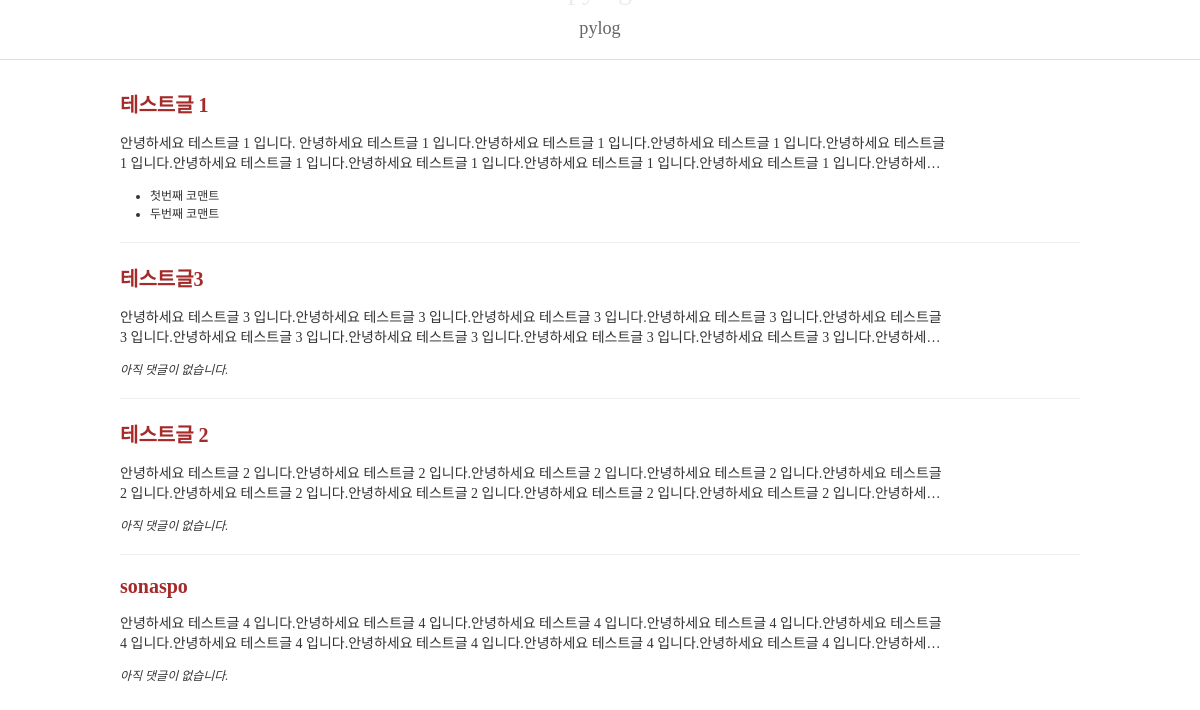
The page / on the database its author committed.
### blog/models.py (models this page shows, shortened)
class Post(models.Model):
    title = models.CharField('포스트 제목', max_length=100)
    content = models.TextField('포스트 내용')
    thumbnail = models.ImageField('썸네일 이미지', upload_to='post', blank=True)

class Comment(models.Model):
    post = models.ForeignKey(Post, on_delete=models.CASCADE)
    content = models.TextField('댓글 내용')

### config/views.py (the view)
# urls.py: path("", index), # 경고 없을때 index 페이지로 연결
def index(request):
    posts = Post.objects.all()
    context = {
        'posts':posts,
    }
    return render(request, 'index.html', context)

### templates/index.html
{% load static %}
<!doctype html>
<html lang="ko">
<head>
    <link rel="stylesheet" href="{% static 'css/style.css' %}">
</head>
<body>
    <div id="navbar">
        <span>pylog</span>
    </div>
    <div id="index">
        <h1><a href="/posts/">pylog</a></h1>
        <div id="post-list">
            <ul class="posts">
                {% for post in posts %}
                <li class="post">
                    <div class="title">{{ post.title }}</div>
                    <p>{{ post.content }}</p>
                    <ul class="comments">
                        {% for comment in post.comment_set.all %}
                        <li class="comment">{{ comment.content }}</li>
                        {% empty %}
                        <li class="comment-empty">아직 댓글이 없습니다.</li>
                        {% endfor %}
                    </ul>
                </li>
                {% endfor %}
            </ul>
        </div>
    </div>
</body>
</html>

### static/css/style.css (style rules this page uses)
ul, ol { list-style: none; padding: 0; margin: 0; }
h1, h2, h3, h4, h5, h6 { padding: 0; margin: 0; font-weight: 300; }
a { text-decoration: none; color: #333; }
html { margin: 0; font-family: "Noto Sans KR", serif; font-weight: 300; font-size: 14px; color: #333; height: 100%; }
body { margin: 0; height: 100%; }
#index { display: flex; flex-direction: column; flex-wrap: nowrap; justify-content: center; align-items: center; height: 100%; margin-top: -4vh; }
#index>h1 { margin-bottom: 4px; }
#navbar { position: fixed; top: 0; width: 100%; z-index: 999; display: flex; flex-direction: row; flex-wrap: nowrap; justify-content: center; align-items: center; background-color: rgba(255, 255, 255, 0.9); color: #666; font-size: 1.3rem; height: 59px; border-bottom: 1px solid #ddd; }
#navbar>span { margin-top: -2px; }
div .title { color: brown; font-size: 20px; font-weight: bold; }
#post-list { padding: 59px 0; }
ul.posts { display: flex; flex-direction: column; margin: 0 auto; max-width: 960px; padding: 0 20px; }
ul.posts>li.post { display: flex; flex-direction: column; position: relative; padding: 20px 130px 20px 0; }
ul.posts>li.post:not(:last-child) { border-bottom: 1px solid #eee; }
ul.posts>li.post p { display: -webkit-box; -webkit-line-clamp: 2; -webkit-box-orient: vertical; overflow: hidden; }
ul.comments { font-size: 12px; }
ul.comments>li.comment { list-style: disc; margin-left: 1.5em; margin-left: 30px; }
ul.comments>li.comment-empty { font-style: italic; }

### rows shown on the page
Post: title "테스트글 1", content "안녕하세요 테스트글 1 입니다. 안녕하세요 테스트글 1 입니다.안녕하세요 테스트글 1 입니다.안녕하세요 테스트글 1 입니다.안녕하세요 테스트글 1 입니다.안녕하세요 테스트글 1 입니다.안녕하세요 테스트글 1 입니다.안녕하세요 테스트글 1 입니다.안녕하세요 테스트글 1…"
Comment: content "첫번째 코맨트"
Comment: content "두번째 코맨트"
Post: title "테스트글3", content "안녕하세요 테스트글 3 입니다.안녕하세요 테스트글 3 입니다.안녕하세요 테스트글 3 입니다.안녕하세요 테스트글 3 입니다.안녕하세요 테스트글 3 입니다.안녕하세요 테스트글 3 입니다.안녕하세요 테스트글 3 입니다.안녕하세요 테스트글 3 입니다.안녕하세요 테스트글 3…"
Post: title "테스트글 2", content "안녕하세요 테스트글 2 입니다.안녕하세요 테스트글 2 입니다.안녕하세요 테스트글 2 입니다.안녕하세요 테스트글 2 입니다.안녕하세요 테스트글 2 입니다.안녕하세요 테스트글 2 입니다.안녕하세요 테스트글 2 입니다.안녕하세요 테스트글 2 입니다.안녕하세요 테스트글 2…"
Post: title "sonaspo", content "안녕하세요 테스트글 4 입니다.안녕하세요 테스트글 4 입니다.안녕하세요 테스트글 4 입니다.안녕하세요 테스트글 4 입니다.안녕하세요 테스트글 4 입니다.안녕하세요 테스트글 4 입니다.안녕하세요 테스트글 4 입니다.안녕하세요 테스트글 4 입니다.안녕하세요 테스트글 4…"
